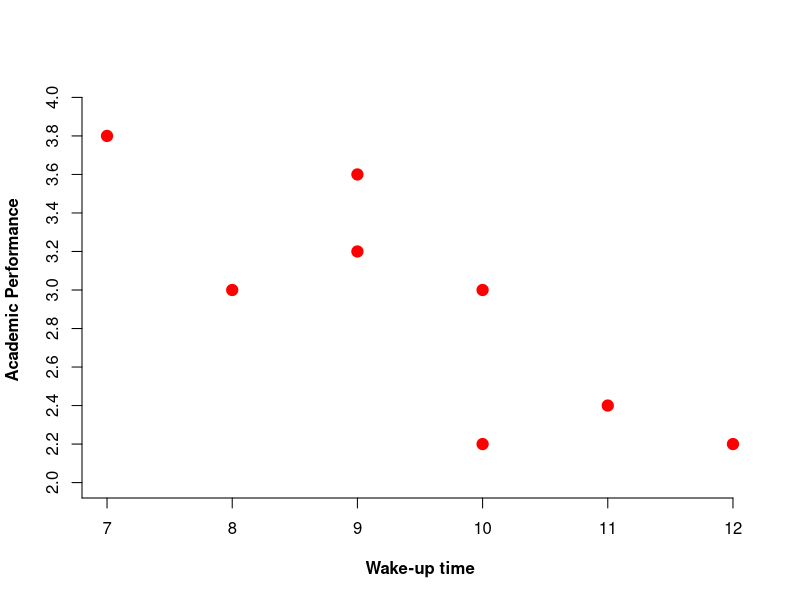

Reproduce this figure in R.
## ---- chunk 1
library(xtable)
Student <- LETTERS[1 : 8]
Wake_up_time <- c(11, 9, 9, 12, 7, 10, 10, 8)
Academic_Performance <- c(2.4, 3.6, 3.2, 2.2, 3.8, 2.2, 3.0, 3.0)
fig0104 <- data.frame(Student, Wake_up_time, Academic_Performance)
fig0104t <- xtable(fig0104, digits = c(0, 0, 0, 1),
                   align = rep("c", ncol(fig0104) + 1))
print(fig0104t, include.rownames = FALSE, type = 'html')
## ---- chunk 2
plot(Academic_Performance ~ Wake_up_time,
     data = fig0104,
     xlab = "Wake-up time", font.lab = 2,
     ylab = "Academic Performance",
     col = "red", pch = 19, cex = 1.5,
     axes = FALSE, ylim = c(2, 4)
     )
axis(1, at = 6:12, tick = 6:12)
axis(2, at = seq(1.8, 4, by = 0.2),
     tick = seq(1.8, 4, by = 0.2))
## ---- chunk 3
X <- c(3, 1, 7, 4)
S1 <- sum(X)
S2 <- sum(X^2)
S3 <- (sum(X))^2
S4 <- sum(X - 1)
S5 <- sum((X - 1)^2)

S1; S2; S3; S4; S5
